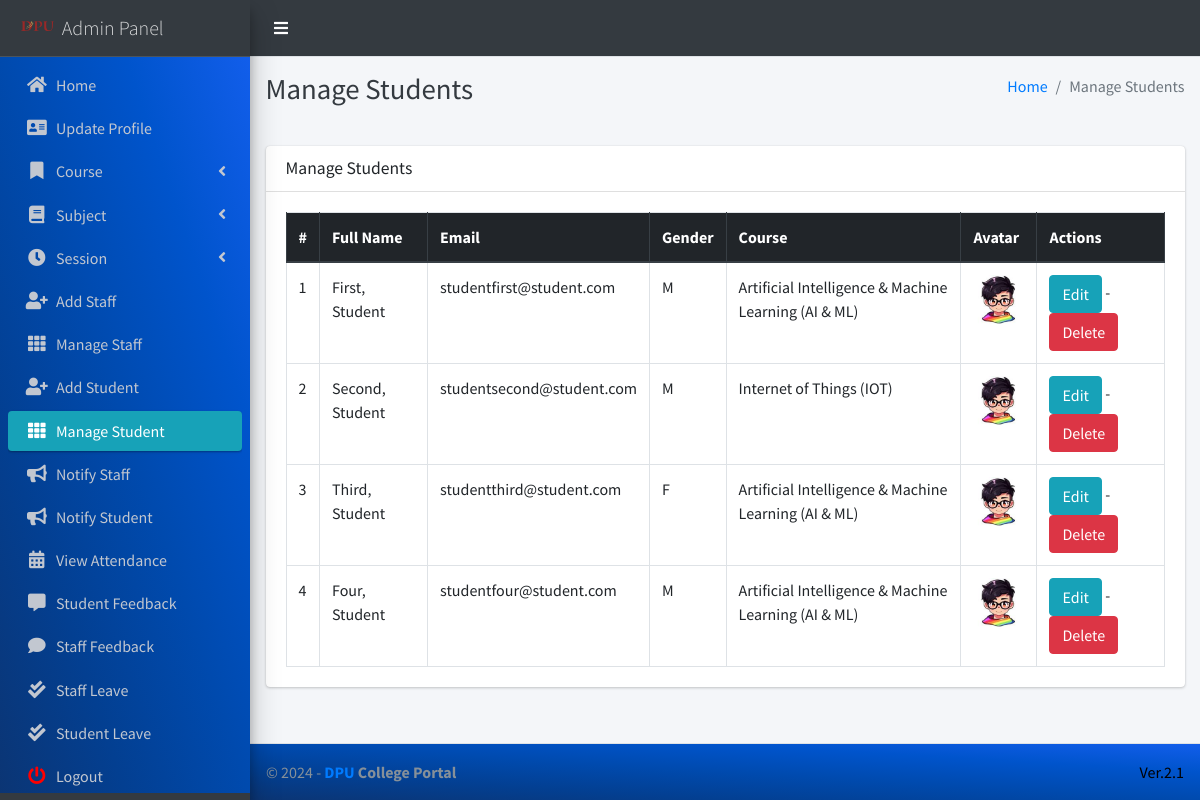
Page /student/manage/ (signed in) on the committed database.
### main_app/models.py (models this page shows, shortened)
class CustomUser(AbstractUser):
    USER_TYPE = ((1, "HOD"), (2, "Staff"), (3, "Student"))
    GENDER = [("M", "Male"), ("F", "Female")]
    username = None  # Removed username, using email instead
    email = models.EmailField(unique=True)
    user_type = models.CharField(default=1, choices=USER_TYPE, max_length=1)
    gender = models.CharField(max_length=1, choices=GENDER)
    profile_pic = models.ImageField()
    address = models.TextField()
    fcm_token = models.TextField(default="")  # For firebase notifications
    created_at = models.DateTimeField(auto_now_add=True)
    updated_at = models.DateTimeField(auto_now=True)
    USERNAME_FIELD = "email"
    REQUIRED_FIELDS = []
    objects = CustomUserManager()

class Student(models.Model):
    admin = models.OneToOneField(CustomUser, on_delete=models.CASCADE)
    course = models.ForeignKey(Course, on_delete=models.DO_NOTHING, null=True, blank=False)
    session = models.ForeignKey(Session, on_delete=models.DO_NOTHING, null=True)

class Course(models.Model):
    name = models.CharField(max_length=120)
    created_at = models.DateTimeField(auto_now_add=True)
    updated_at = models.DateTimeField(auto_now=True)

### main_app/hod_views.py (the view)
# urls.py: path("student/manage/", hod_views.manage_student, name='manage_student'),
def manage_student(request):
    students = CustomUser.objects.filter(user_type=3)
    context = {
        'students': students,
        'page_title': 'Manage Students'
    }
    return render(request, "hod_template/manage_student.html", context)

### main_app/templates/hod_template/manage_student.html
{% extends 'main_app/base.html' %}
{% load static %}
{% block page_title %}{{page_title}}{% endblock page_title %}
{% block content %}
<section class="content">
    <div class="container-fluid">
        <div class="row">
            <div class="col-md-12">
                <div class="card">
                    <div class="card-header">
                        <h3 class="card-title">{{page_title}}</h3>
                    </div>
                    <div class="card-body">
                        <table id="example2" class="table table-bordered table-hover">
                            <thead class="thead-dark">
                                <tr>
                                    <th>#</th>
                                    <th>Full Name</th>
                                    <th>Email</th>
                                    <th>Gender</th>
                                    <th>Course</th>
                                    <th>Avatar</th>
                                    <th>Actions</th>
                                </tr>
                            </thead>
                            <tbody>
                                {% for student in students %}
                                <tr>
                                    <td>{{ forloop.counter }}</td>
                                    <td>{{student.last_name}}, {{student.first_name}}</td>
                                    <td>{{student.email}}</td>
                                    <td>{{student.gender}}</td>
                                    <td>{{student.student.course.name}}</td>
                                    <td>
                                        {% if student.profile_pic == ""  %}
                                        No Image
                                        {% else %}
                                        <img class="img img-fluid mb-2" height="56" width="56"
                                            src="{{student.profile_pic}}" alt="">
                                        {% endif %}
                                    </td>
                                    <td><a href="{% url 'edit_student' student.student.id %}" class="btn btn-info">Edit</a> -
                                        <a href="{% url 'delete_student' student.student.id %}" class="btn btn-danger" onclick="return confirm('Are you sure about this ?')">Delete</a>
                                    </td>
                                </tr>
                                {% endfor %}
                            </tbody>
                        </table>
                    </div>
                </div>
            </div>
        </div>
    </div>
</section>
{% endblock content %}

### rows in the picture
CustomUser: last_name "First", first_name "Student", email "studentfirst@student.com", gender "M", student.course.name "Artificial Intelligence & Machine Learning (AI & ML)", profile_pic (picture)
CustomUser: last_name "Second", first_name "Student", email "studentsecond@student.com", gender "M", student.course.name "Internet of Things (IOT)", profile_pic (picture)
CustomUser: last_name "Third", first_name "Student", email "studentthird@student.com", gender "F", student.course.name "Artificial Intelligence & Machine Learning (AI & ML)", profile_pic (picture)
CustomUser: last_name "Four", first_name "Student", email "studentfour@student.com", gender "M", student.course.name "Artificial Intelligence & Machine Learning (AI & ML)", profile_pic (picture)

### other values in the picture
{{ page_title }} "Manage Students"
